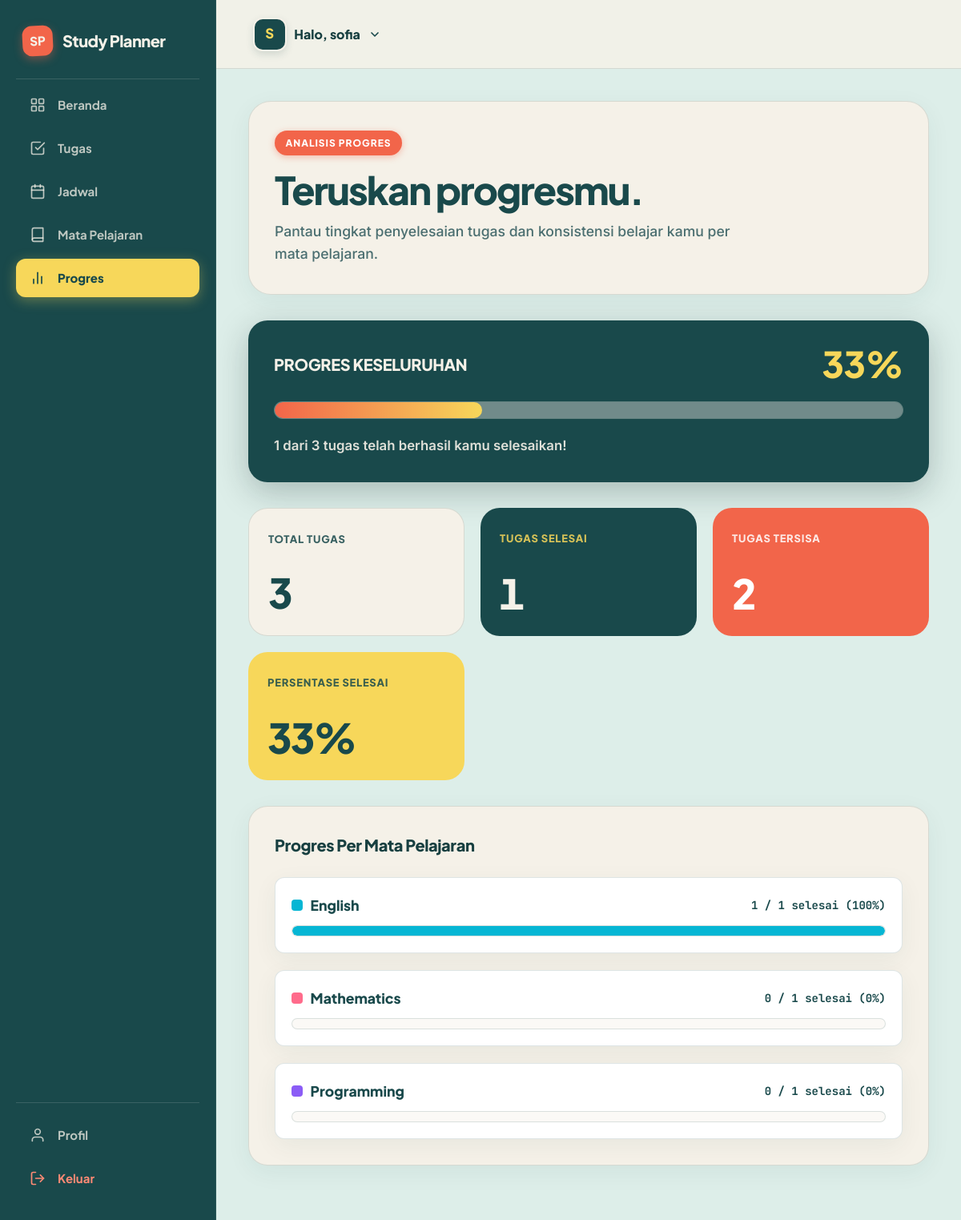
Page /progress (signed in) on the committed database.
### tables this page shows
CREATE TABLE users (
            id INTEGER PRIMARY KEY AUTOINCREMENT,
            username TEXT UNIQUE NOT NULL,
            email TEXT UNIQUE NOT NULL,
            password_hash TEXT NOT NULL,
            created_at TIMESTAMP DEFAULT CURRENT_TIMESTAMP
        );

CREATE TABLE subjects (
            id INTEGER PRIMARY KEY AUTOINCREMENT,
            user_id INTEGER NOT NULL,
            name TEXT NOT NULL,
            color TEXT NOT NULL DEFAULT '#ff7aa2',
            created_at TIMESTAMP DEFAULT CURRENT_TIMESTAMP,
            FOREIGN KEY (user_id) REFERENCES users (id) ON DELETE CASCADE
        );

### app.py (the view)
@app.route('/progress')
@login_required
def progress():
    user_id = session['user_id']
    db = get_db()
    total_tasks = db.execute("SELECT COUNT(*) FROM tasks WHERE user_id = ?", (user_id,)).fetchone()[0]
    completed_tasks = db.execute("SELECT COUNT(*) FROM tasks WHERE user_id = ? AND status = 'Completed'", (user_id,)).fetchone()[0]
    remaining_tasks = total_tasks - completed_tasks
    completion_percentage = round((completed_tasks / total_tasks * 100)) if total_tasks > 0 else 0
    subjects_progress = db.execute('''
        SELECT
            s.id,
            s.name,
            s.color,
            COUNT(t.id) as total,
            SUM(CASE WHEN t.status = 'Completed' THEN 1 ELSE 0 END) as completed
        FROM subjects s
        LEFT JOIN tasks t ON s.id = t.subject_id AND t.user_id = ?
        WHERE s.user_id = ?
        GROUP BY s.id
        ORDER BY s.name ASC
    ''', (user_id, user_id)).fetchall()
    subject_data = []
    for sp in subjects_progress:
        tot = sp['total'] or 0
        comp = sp['completed'] or 0
        pct = round((comp / tot * 100)) if tot > 0 else 0
        subject_data.append({
            'id': sp['id'],
            'name': sp['name'],
            'color': sp['color'],
            'total': tot,
            'completed': comp,
            'percentage': pct
        })
    return render_template('progress.html',
                           total_tasks=total_tasks,
                           completed_tasks=completed_tasks,
                           remaining_tasks=remaining_tasks,
                           completion_percentage=completion_percentage,
                           subject_data=subject_data)

### app.py (called while the page is built)
def get_db():
    if 'db' not in g:
        g.db = sqlite3.connect(DATABASE)
        g.db.row_factory = sqlite3.Row
        g.db.execute("PRAGMA foreign_keys = ON;")
    return g.db

def login_required(f):
    @wraps(f)
    def decorated_function(*args, **kwargs):
        if 'user_id' not in session:
            flash('Please log in to access this page.', 'warning')
            return redirect(url_for('login'))
        return f(*args, **kwargs)
    return decorated_function

@app.context_processor
def inject_user():
    user = None
    if 'user_id' in session:
        db = get_db()
        user = db.execute("SELECT * FROM users WHERE id = ?", (session['user_id'],)).fetchone()
    return dict(current_user=user)

### templates/progress.html (shortened to what this page needs)
{% extends "base.html" %}
{% block content %}
<div class="hero-editorial" style="padding: 2.25rem 2rem; margin-bottom: 2rem;">
  <span class="hero-tag coral">ANALISIS PROGRES</span>
  <h1 class="heading-display" style="font-size: clamp(2rem, 4vw, 3rem);">Teruskan progresmu.</h1>
  <p class="heading-sub">Pantau tingkat penyelesaian tugas dan konsistensi belajar kamu per mata pelajaran.</p>
</div>
<div class="card-editorial dark-bg" style="margin-bottom: 2rem;">
  <div class="card-title-editorial">
    <span>PROGRES KESELURUHAN</span>
    <span style="font-family: var(--font-display); font-size: 2.8rem; font-weight: 900; color: var(--yellow); line-height: 1;">{{ completion_percentage }}%</span>
  </div>
  <div class="progress-bar-container" style="height: 22px; margin-top: 1rem; margin-bottom: 1.25rem;">
    <div class="progress-bar-fill" style="width: {{ completion_percentage }}%;"></div>
  </div>
  <div style="font-size: 1.05rem; color: rgba(245, 241, 232, 0.9); font-weight: 600;">
    {{ completed_tasks }} dari {{ total_tasks }} tugas telah berhasil kamu selesaikan!
  </div>
</div>
<div class="metrics-varied-grid" style="margin-bottom: 2rem;">
  <div class="metric-card-editorial cream-theme">
    <div class="metric-card-label" style="color: var(--teal-dark);">Total Tugas</div>
    <div class="metric-card-num" style="color: var(--teal-dark);">{{ total_tasks }}</div>
  </div>
  <div class="metric-card-editorial teal-theme">
    <div class="metric-card-label" style="color: var(--yellow);">Tugas Selesai</div>
    <div class="metric-card-num" style="color: var(--cream);">{{ completed_tasks }}</div>
  </div>
  <div class="metric-card-editorial coral-theme">
    <div class="metric-card-label">Tugas Tersisa</div>
    <div class="metric-card-num">{{ remaining_tasks }}</div>
  </div>
  <div class="metric-card-editorial yellow-theme">
    <div class="metric-card-label">Persentase Selesai</div>
    <div class="metric-card-num">{{ completion_percentage }}%</div>
  </div>
</div>
<div class="card-editorial cream-bg">
  <div class="card-title-editorial">
    <span>Progres Per Mata Pelajaran</span>
  </div>
  {% if subject_data %}
    <div style="display: flex; flex-direction: column; gap: 1.35rem;">
      {% for sp in subject_data %}
      <div style="background-color: var(--cream-card); border: 1px solid var(--border-editorial); border-radius: var(--radius-sm); padding: 1.25rem; box-shadow: var(--shadow-editorial);">
        <div style="display: flex; justify-content: space-between; align-items: center; margin-bottom: 0.65rem; flex-wrap: wrap; gap: 0.5rem;">
          <div style="display: flex; align-items: center; gap: 0.6rem;">
            <span style="width: 14px; height: 14px; display: inline-block; background-color: {{ sp.color }}; border-radius: 4px;"></span>
            <span style="font-family: var(--font-display); font-weight: 800; font-size: 1.1rem; color: var(--teal-dark);">{{ sp.name }}</span>
          </div>
          <span style="font-family: var(--font-mono); font-size: 0.875rem; font-weight: 700; color: var(--teal-dark);">
            {{ sp.completed }} / {{ sp.total }} selesai ({{ sp.percentage }}%)
          </span>
        </div>
        <div class="progress-bar-container" style="height: 14px;">
          <div class="progress-bar-fill" style="width: {{ sp.percentage }}%; background: {{ sp.color }};"></div>
        </div>
      </div>
      {% endfor %}
    </div>
  {% else %}
    <div class="empty-state">
      <div class="empty-text">Belum ada data mata pelajaran</div>
      <p style="font-size: 0.85rem; color: var(--text-muted); margin-top: 0.25rem;">Tambahkan mata pelajaran dan tugas untuk melihat grafik statistik progres kamu.</p>
    </div>
  {% endif %}
</div>
{% endblock %}

### templates/base.html (shortened to what this page needs)
<!DOCTYPE html>
<html lang="id">
<head>
  <link rel="stylesheet" href="{{ url_for('static', filename='css/style.css') }}">
</head>
<body>
  {% if current_user %}
  <div class="app-container">
    <aside class="sidebar">
      <div>
        <div class="brand-header">
          <span class="brand-badge">SP</span>
          <span class="brand-title">Study Planner</span>
        </div>
        <ul class="nav-menu">
          <li class="nav-item {% if request.endpoint == 'dashboard' %}active{% endif %}">
            <a href="{{ url_for('dashboard') }}">
              <span class="nav-icon"></span>
              Beranda
            </a>
          </li>
          <li class="nav-item {% if request.endpoint in ['tasks', 'task_create', 'task_edit'] %}active{% endif %}">
            <a href="{{ url_for('tasks') }}">
              <span class="nav-icon"><svg xmlns="http://www.w3.org/2000/svg" width="20" height="20" viewBox="0 0 24 24" fill="none" stroke="currentColor" stroke-width="2" stroke-linecap="round" stroke-linejoin="round"><path d="M9 11l3 3L22 4"/><path d="M21 12v7a2 2 0 01-2 2H5a2 2 0 01-2-2V5a2 2 0 012-2h11"/></svg></span>
              Tugas
            </a>
          </li>
          <li class="nav-item {% if request.endpoint == 'schedule' %}active{% endif %}">
            <a href="{{ url_for('schedule') }}">
              <span class="nav-icon"></span>
              Jadwal
            </a>
          </li>
          <li class="nav-item {% if request.endpoint == 'subjects' %}active{% endif %}">
            <a href="{{ url_for('subjects') }}">
              <span class="nav-icon"><svg xmlns="http://www.w3.org/2000/svg" width="20" height="20" viewBox="0 0 24 24" fill="none" stroke="currentColor" stroke-width="2" stroke-linecap="round" stroke-linejoin="round"><path d="M4 19.5A2.5 2.5 0 016.5 17H20"/><path d="M6.5 2H20v20H6.5A2.5 2.5 0 014 19.5v-15A2.5 2.5 0 016.5 2z"/></svg></span>
              Mata Pelajaran
            </a>
          </li>
          <li class="nav-item {% if request.endpoint == 'progress' %}active{% endif %}">
            <a href="{{ url_for('progress') }}">
              <span class="nav-icon"><svg xmlns="http://www.w3.org/2000/svg" width="20" height="20" viewBox="0 0 24 24" fill="none" stroke="currentColor" stroke-width="2" stroke-linecap="round" stroke-linejoin="round"><line x1="18" y1="20" x2="18" y2="10"/><line x1="12" y1="20" x2="12" y2="4"/><line x1="6" y1="20" x2="6" y2="14"/></svg></span>
              Progres
            </a>
          </li>
        </ul>
      </div>
      <div class="sidebar-bottom">
        <div class="nav-item {% if request.endpoint == 'profile' %}active{% endif %}">
          <a href="{{ url_for('profile') }}">
            <span class="nav-icon"><svg xmlns="http://www.w3.org/2000/svg" width="20" height="20" viewBox="0 0 24 24" fill="none" stroke="currentColor" stroke-width="2" stroke-linecap="round" stroke-linejoin="round"><path d="M20 21v-2a4 4 0 00-4-4H8a4 4 0 00-4 4v2"/><circle cx="12" cy="7" r="4"/></svg></span>
            Profil
          </a>
        </div>
        <div class="nav-item">
          <a href="{{ url_for('logout') }}" class="logout-link">
            <span class="nav-icon"><svg xmlns="http://www.w3.org/2000/svg" width="20" height="20" viewBox="0 0 24 24" fill="none" stroke="currentColor" stroke-width="2" stroke-linecap="round" stroke-linejoin="round"><path d="M9 21H5a2 2 0 01-2-2V5a2 2 0 012-2h4"/><polyline points="16 17 21 12 16 7"/><line x1="21" y1="12" x2="9" y2="12"/></svg></span>
            Keluar
          </a>
        </div>
      </div>
    </aside>
    <div class="main-wrapper">
      <header class="top-header">
        <div class="user-header-menu" id="user-header-menu">
          <div class="user-header-trigger" id="user-header-trigger">
            <div class="user-avatar">
              {{ current_user.username[0] | upper }}
            </div>
            <span class="user-greeting-header">Halo, {{ current_user.username }}</span>
            <svg class="chevron-user-dropdown" xmlns="http://www.w3.org/2000/svg" width="16" height="16" viewBox="0 0 24 24" fill="none" stroke="currentColor" stroke-width="2.5" stroke-linecap="round" stroke-linejoin="round"><polyline points="6 9 12 15 18 9"/></svg>
          </div>
        </div>
      </header>
      <main class="content-body">
        {% block content %}{% endblock %}
      </main>
    </div>
  </div>
  {% else %}
    {% block auth_content %}{% endblock %}
  {% endif %}
</body>
</html>

### rows in the picture
users: username "S", username "sofia"
subjects: name "English", completed "1", total "1", percentage "100"
subjects: name "Mathematics", completed "0", total "1", percentage "0"
subjects: name "Programming", completed "0", total "1", percentage "0"

### other values in the picture
{{ completion_percentage }} "33"
{{ completed_tasks }} "1"
{{ total_tasks }} "3"
{{ remaining_tasks }} "2"
